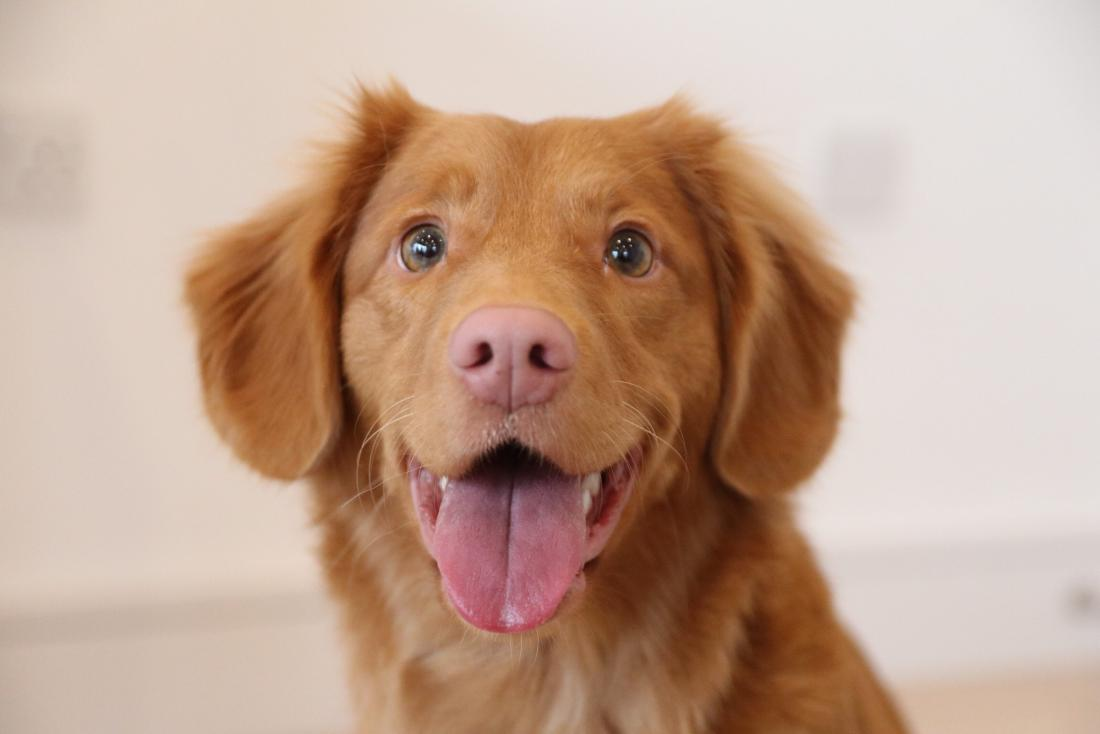
#> input picture img1.jpg, 1100 x 734 px
$ jupyter execute blending.ipynb
#> lines starting #> are read from the running program, lines starting #| are printed output that depends on the picture
[cell 1]
import cv2
import numpy as np
import matplotlib.pyplot as plt

[cell 2]
img1 = cv2.imread("img1.jpg")
#> img1 is the input picture: shape (734, 1100, 3); mean B, G, R 143.9, 162.6, 192.9
img1 = cv2.cvtColor(img1,cv2.COLOR_BGR2RGB)
img2 = cv2.imread("img2.jpg")
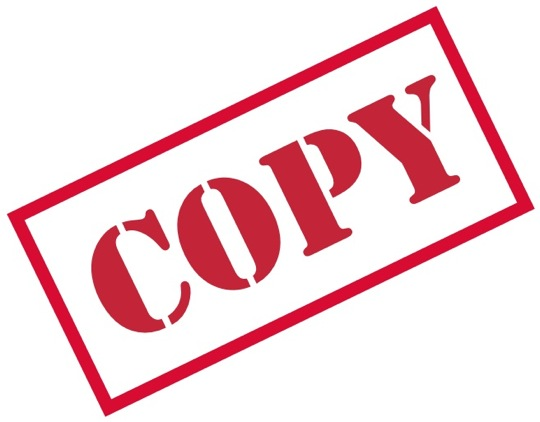
#> input picture img2.jpg, 540 x 422 px
#> img2 is the input picture: shape (422, 540, 3); mean B, G, R 218.8, 213.8, 244.6
img2 = cv2.cvtColor(img2,cv2.COLOR_BGR2RGB)

[cell 3]
plt.imshow(img1)

[cell 4]
plt.imshow(img2)

[cell 5]
img1.shape
#> Out = (734, 1100, 3)

[cell 6]
img2.shape
#> Out = (422, 540, 3)

[cell 7]
# resizing so that both images are of same size
img1_re = cv2.resize(img1,(img2.shape[1],img2.shape[0]))
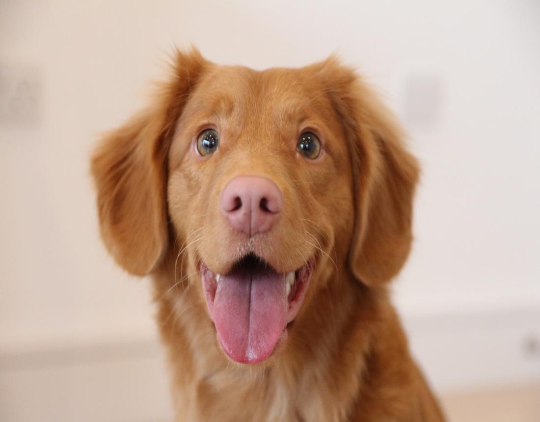
#> img1_re: shape (422, 540, 3); mean R, G, B 192.8, 162.5, 143.8

[cell 8]
img1_re.shape
#> Out = (422, 540, 3)

[cell 9]
plt.imshow(img1)

[cell 10]
# blending
blended = cv2.addWeighted(img1_re,0.8,img2,0.5,0)
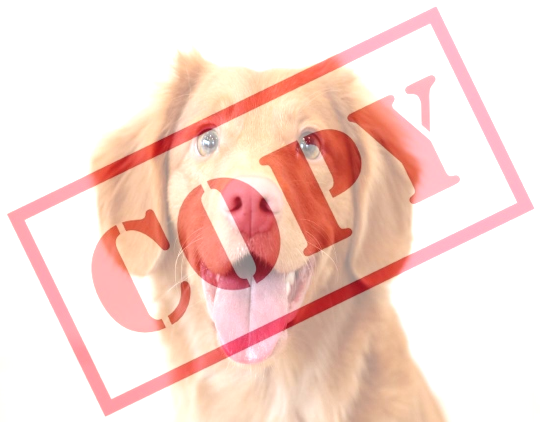
#> blended: shape (422, 540, 3); mean R, G, B 246.7, 217.4, 208.4
